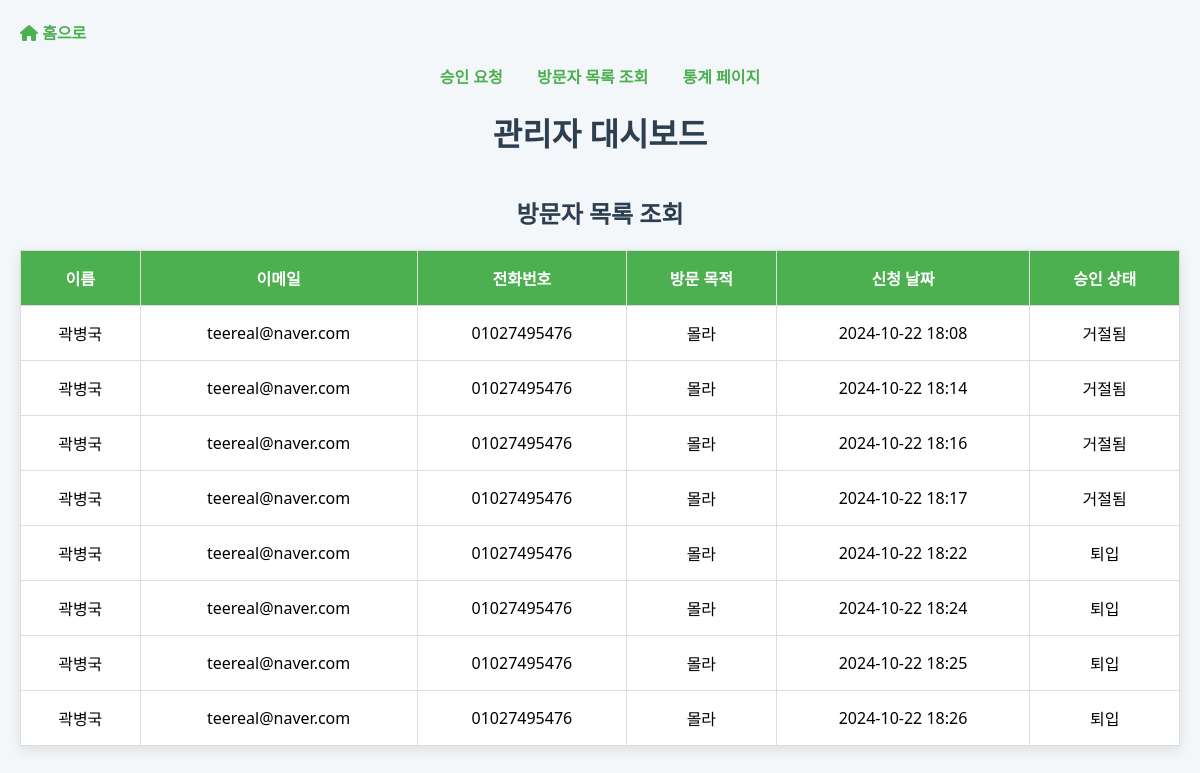
The app's page /visitor-list, older data.
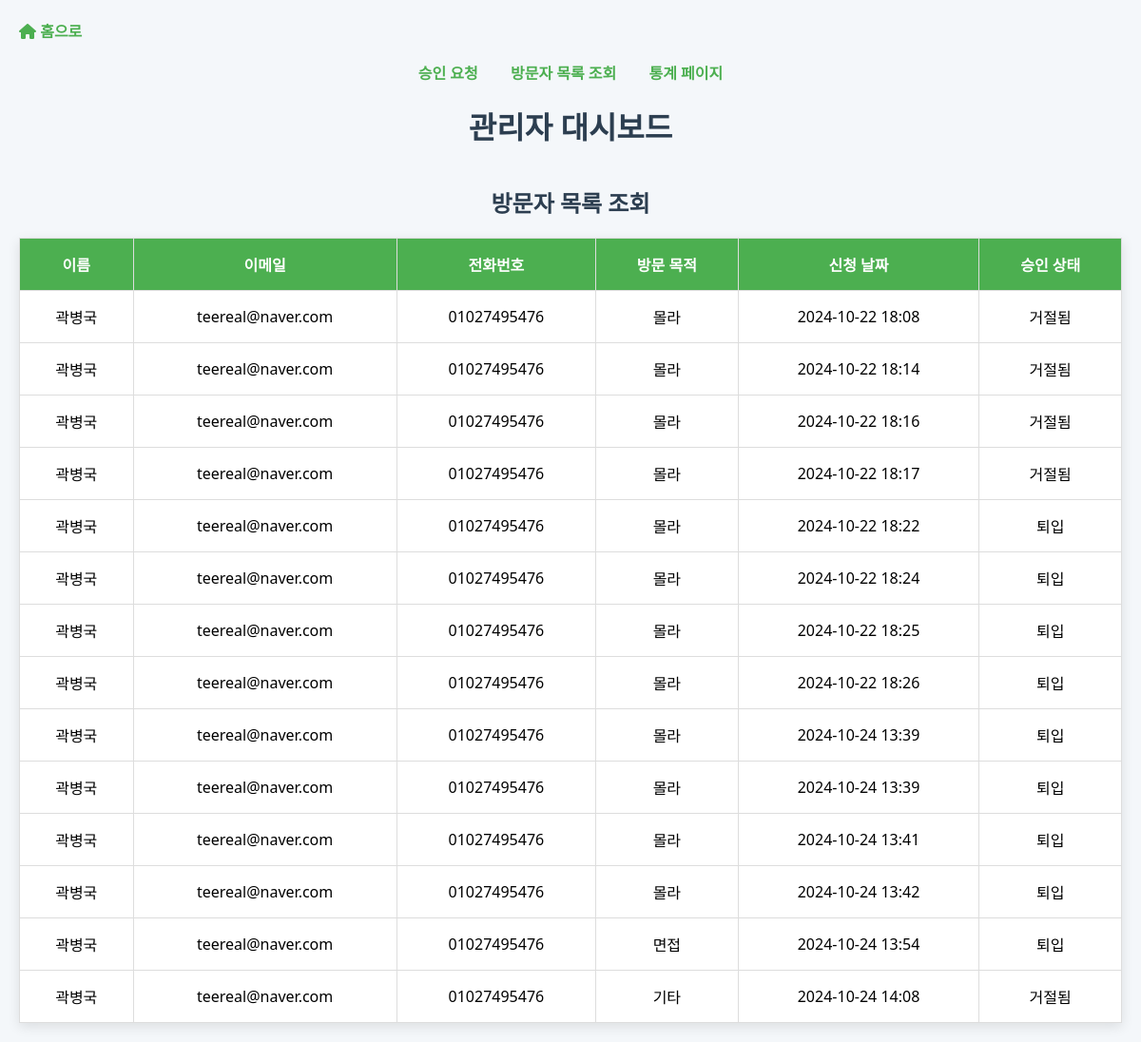
The same page, newer data.
### app/model/models.py (models this page shows)
class User(Base):
    __tablename__ = 'users'
    uno = Column(Integer, primary_key=True, index=True, autoincrement=True)
    name = Column(String(50), nullable=False)
    email = Column(String(100), nullable=False)
    phone = Column(String(20), nullable=True)
    aname = Column(String(50), nullable=True)
    job = Column(String(100), nullable=True)
    ob = Column(String(100), nullable=True)
    status = Column(Enum(Status), default=Status.PENDING)
    regdate = Column(DateTime, default=lambda: datetime.now(KST).replace(microsecond=0))

### main.py (the view)
@app.get("/visitor-list", response_class=HTMLResponse)
async def visitor_list(request: Request, db: Session = Depends(database.get_db)):
    visitors = db.query(models.User).all()
    return templates.TemplateResponse("visitor_list.html", {"request": request, "visitors": visitors})

### views/templates/visitor_list.html (shortened to what this page needs)
<!DOCTYPE html>
<html lang="ko">
<head>
  <link rel="stylesheet" href="https://cdnjs.cloudflare.com/ajax/libs/font-awesome/6.0.0-beta3/css/all.min.css">
</head>
<body>
<a href="/" class="home-link"><i class="fas fa-home"></i> 홈으로</a>
<nav>
  <a href="/admin-dashboard">승인 요청</a>
  <a href="/visitor-list">방문자 목록 조회</a>
  <a href="/statistics">통계 페이지</a>
</nav>
<h1>관리자 대시보드</h1>
<h2>방문자 목록 조회</h2>
<table>
  <thead>
  <tr>
    <th>이름</th>
    <th>이메일</th>
    <th>전화번호</th>
    <th>방문 목적</th>
    <th>신청 날짜</th>
    <th>승인 상태</th>
  </tr>
  </thead>
  <tbody>
  {% for visitor in visitors %}
  <tr>
    <td>{{ visitor.name }}</td>
    <td>{{ visitor.email }}</td>
    <td>{{ visitor.phone }}</td>
    <td>{{ visitor.ob }}</td>
    <td>{{ visitor.regdate.strftime('%Y-%m-%d %H:%M') }}</td>
    <td>{{ visitor.status.value }}</td>
  </tr>
  {% endfor %}
  </tbody>
</table>
</body>
</html>

Row changes from the older to the newer data that the page shows:
added User: name "곽병국", email "teereal@naver.com", phone "01027495476", ob "몰라", regdate "2024-10-24 13:39", status.value "퇴입"
added User: name "곽병국", email "teereal@naver.com", phone "01027495476", ob "몰라", regdate "2024-10-24 13:39", status.value "퇴입"
added User: name "곽병국", email "teereal@naver.com", phone "01027495476", ob "몰라", regdate "2024-10-24 13:41", status.value "퇴입"
added User: name "곽병국", email "teereal@naver.com", phone "01027495476", ob "몰라", regdate "2024-10-24 13:42", status.value "퇴입"
added User: name "곽병국", email "teereal@naver.com", phone "01027495476", ob "면접", regdate "2024-10-24 13:54", status.value "퇴입"
added User: name "곽병국", email "teereal@naver.com", phone "01027495476", ob "기타", regdate "2024-10-24 14:08", status.value "거절됨"
